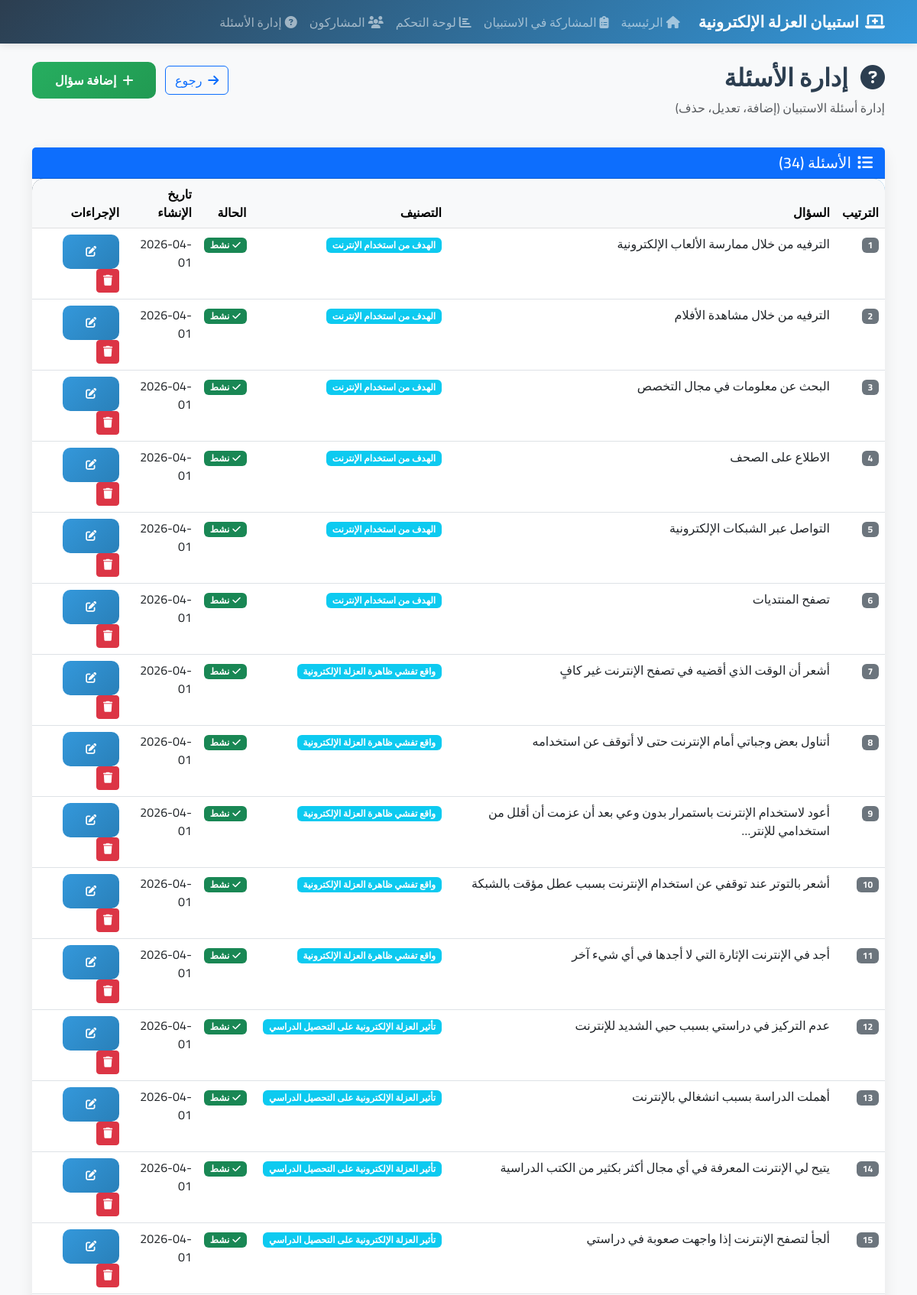
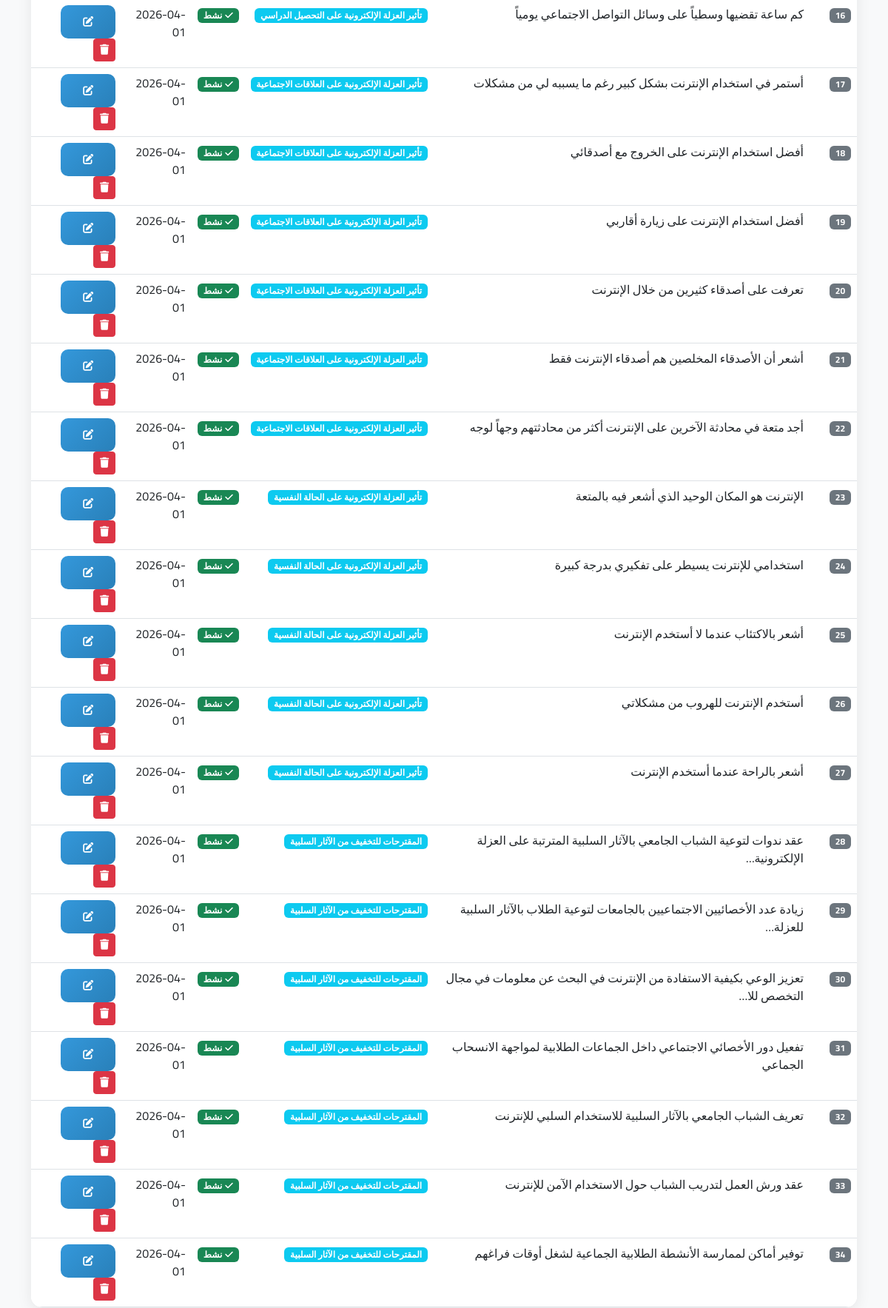
Screenshot of /questions/ (upper part) with the database file from the repository (2 pictures, top to bottom).
### survey/models.py (models this page shows, shortened)
class Question(models.Model):
    CATEGORY_CHOICES = [
        ('internet_usage_goal', 'الهدف من استخدام الإنترنت'),
        ('isolation_reality', 'واقع تفشي ظاهرة العزلة الإلكترونية'),
        ('academic_impact', 'تأثير العزلة الإلكترونية على التحصيل الدراسي'),
        ('social_impact', 'تأثير العزلة الإلكترونية على العلاقات الاجتماعية'),
        ('psychological_impact', 'تأثير العزلة الإلكترونية على الحالة النفسية'),
        ('suggestions', 'المقترحات للتخفيف من الآثار السلبية'),
    ]
    text = models.TextField(verbose_name="نص السؤال")
    category = models.CharField(max_length=25, choices=CATEGORY_CHOICES, verbose_name="التصنيف")
    order = models.PositiveIntegerField(default=0, verbose_name="الترتيب")
    is_active = models.BooleanField(default=True, verbose_name="نشط")
    created_at = models.DateTimeField(auto_now_add=True)
    class Meta:
        verbose_name = "سؤال"
        verbose_name_plural = "الأسئلة"
        ordering = ['order', 'created_at']

### survey/views.py (the view)
# urls.py: path('questions/', views.questions_management, name='questions_management'),
def questions_management(request):
    questions = Question.objects.all().order_by('order')
    return render(request, 'survey/questions_management.html', {'questions': questions})

### survey/templates/survey/questions_management.html (shortened to what this page needs)
{% extends 'survey/base.html' %}
{% block content %}
<div class="row mb-4">
    <div class="col-12">
        <div class="d-flex justify-content-between align-items-center">
            <h2 class="fw-bold" style="color: var(--primary-color);">
                <i class="fas fa-question-circle me-3"></i>إدارة الأسئلة
            </h2>
            <div>
                <a href="{% url 'home' %}" class="btn btn-outline-primary me-2">
                    <i class="fas fa-arrow-right me-2"></i>رجوع
                </a>
                <a href="{% url 'add_question' %}" class="btn btn-success">
                    <i class="fas fa-plus me-2"></i>إضافة سؤال
                </a>
            </div>
        </div>
        <p class="text-muted">إدارة أسئلة الاستبيان (إضافة، تعديل، حذف)</p>
    </div>
</div>
<div class="row">
    <div class="col-12">
        <div class="card">
            <div class="card-header bg-primary text-white">
                <div class="d-flex justify-content-between align-items-center">
                    <h5 class="mb-0">
                        <i class="fas fa-list me-2"></i>الأسئلة ({{ questions|length }})
                    </h5>
                </div>
            </div>
            <div class="card-body p-0">
                <div class="table-responsive">
                    <table class="table table-hover mb-0">
                        <thead class="table-light">
                            <tr>
                                <th>الترتيب</th>
                                <th>السؤال</th>
                                <th>التصنيف</th>
                                <th>الحالة</th>
                                <th>تاريخ الإنشاء</th>
                                <th>الإجراءات</th>
                            </tr>
                        </thead>
                        <tbody>
                            {% for question in questions %}
                                <tr>
                                    <td>
                                        <span class="badge bg-secondary">{{ question.order }}</span>
                                    </td>
                                    <td>{{ question.text|truncatechars:80 }}</td>
                                    <td>
                                        <span class="badge bg-info">{{ question.get_category_display }}</span>
                                    </td>
                                    <td>
                                        {% if question.is_active %}
                                            <span class="badge bg-success">
                                                <i class="fas fa-check me-1"></i>نشط
                                            </span>
                                        {% else %}
                                            <span class="badge bg-secondary">
                                                <i class="fas fa-ban me-1"></i>غير نشط
                                            </span>
                                        {% endif %}
                                    </td>
                                    <td>{{ question.created_at|date:"Y-m-d" }}</td>
                                    <td>
                                        <a href="{% url 'edit_question' question.id %}" class="btn btn-sm btn-primary me-1">
                                            <i class="fas fa-edit"></i>
                                        </a>
                                        <a href="{% url 'delete_question' question.id %}" class="btn btn-sm btn-danger"
                                           onclick="return confirm('هل أنت متأكد من حذف هذا السؤال؟');">
                                            <i class="fas fa-trash"></i>
                                        </a>
                                    </td>
                                </tr>
                            {% endfor %}
                        </tbody>
                    </table>
                </div>
            </div>
        </div>
    </div>
</div>
{% endblock %}

### survey/templates/survey/base.html (style rules this page uses)
:root { --primary-color: #2c3e50; --secondary-color: #3498db; --success-color: #27ae60; --warning-color: #f39c12; --danger-color: #e74c3c; --info-color: #17a2b8; --light-bg: #f8f9fa; }
* { font-family: 'Cairo', sans-serif; }
body { background-color: var(--light-bg); min-height: 100vh; }
.card { border: none; border-radius: 15px; box-shadow: 0 5px 20px rgba(0,0,0,0.08); transition: transform 0.3s ease, box-shadow 0.3s ease; }
.btn-primary { background: linear-gradient(135deg, var(--secondary-color) 0%, #2980b9 100%); border: none; border-radius: 10px; padding: 12px 30px; font-weight: 600; transition: all 0.3s ease; }
.btn-success { background: linear-gradient(135deg, var(--success-color) 0%, #219a52 100%); border: none; border-radius: 10px; padding: 12px 30px; font-weight: 600; }
.table { background: white; border-radius: 15px; overflow: hidden; }
.table thead { background: linear-gradient(135deg, var(--primary-color) 0%, var(--secondary-color) 100%); color: white; }

### rows the page displays
Question: order "1", text "الترفيه من خلال ممارسة الألعاب الإلكترونية", category "الهدف من استخدام الإنترنت", is_active True (drawn), created_at "2026-04-01"
Question: order "2", text "الترفيه من خلال مشاهدة الأفلام", category "الهدف من استخدام الإنترنت", is_active True (drawn), created_at "2026-04-01"
Question: order "3", text "البحث عن معلومات في مجال التخصص", category "الهدف من استخدام الإنترنت", is_active True (drawn), created_at "2026-04-01"
Question: order "4", text "الاطلاع على الصحف", category "الهدف من استخدام الإنترنت", is_active True (drawn), created_at "2026-04-01"
Question: order "5", text "التواصل عبر الشبكات الإلكترونية", category "الهدف من استخدام الإنترنت", is_active True (drawn), created_at "2026-04-01"
Question: order "6", text "تصفح المنتديات", category "الهدف من استخدام الإنترنت", is_active True (drawn), created_at "2026-04-01"
Question: order "7", text "أشعر أن الوقت الذي أقضيه في تصفح الإنترنت غير كافٍ", category "واقع تفشي ظاهرة العزلة الإلكترونية", is_active True (drawn), created_at "2026-04-01"
Question: order "8", text "أتناول بعض وجباتي أمام الإنترنت حتى لا أتوقف عن استخدامه", category "واقع تفشي ظاهرة العزلة الإلكترونية", is_active True (drawn), created_at "2026-04-01"
Question: order "9", text "أعود لاستخدام الإنترنت باستمرار بدون وعي بعد أن عزمت أن أقلل من استخدامي للإنتر…", category "واقع تفشي ظاهرة العزلة الإلكترونية", is_active True (drawn), created_at "2026-04-01"
Question: order "10", text "أشعر بالتوتر عند توقفي عن استخدام الإنترنت بسبب عطل مؤقت بالشبكة", category "واقع تفشي ظاهرة العزلة الإلكترونية", is_active True (drawn), created_at "2026-04-01"
Question: order "11", text "أجد في الإنترنت الإثارة التي لا أجدها في أي شيء آخر", category "واقع تفشي ظاهرة العزلة الإلكترونية", is_active True (drawn), created_at "2026-04-01"
Question: order "12", text "عدم التركيز في دراستي بسبب حبي الشديد للإنترنت", category "تأثير العزلة الإلكترونية على التحصيل الدراسي", is_active True (drawn), created_at "2026-04-01"
Question: order "13", text "أهملت الدراسة بسبب انشغالي بالإنترنت", category "تأثير العزلة الإلكترونية على التحصيل الدراسي", is_active True (drawn), created_at "2026-04-01"
Question: order "14", text "يتيح لي الإنترنت المعرفة في أي مجال أكثر بكثير من الكتب الدراسية", category "تأثير العزلة الإلكترونية على التحصيل الدراسي", is_active True (drawn), created_at "2026-04-01"
Question: order "15", text "ألجأ لتصفح الإنترنت إذا واجهت صعوبة في دراستي", category "تأثير العزلة الإلكترونية على التحصيل الدراسي", is_active True (drawn), created_at "2026-04-01"
Question: order "16", text "كم ساعة تقضيها وسطياً على وسائل التواصل الاجتماعي يومياً", category "تأثير العزلة الإلكترونية على التحصيل الدراسي", is_active True (drawn), created_at "2026-04-01"
Question: order "17", text "أستمر في استخدام الإنترنت بشكل كبير رغم ما يسببه لي من مشكلات", category "تأثير العزلة الإلكترونية على العلاقات الاجتماعية", is_active True (drawn), created_at "2026-04-01"
Question: order "18", text "أفضل استخدام الإنترنت على الخروج مع أصدقائي", category "تأثير العزلة الإلكترونية على العلاقات الاجتماعية", is_active True (drawn), created_at "2026-04-01"
Question: order "19", text "أفضل استخدام الإنترنت على زيارة أقاربي", category "تأثير العزلة الإلكترونية على العلاقات الاجتماعية", is_active True (drawn), created_at "2026-04-01"
Question: order "20", text "تعرفت على أصدقاء كثيرين من خلال الإنترنت", category "تأثير العزلة الإلكترونية على العلاقات الاجتماعية", is_active True (drawn), created_at "2026-04-01"
Question: order "21", text "أشعر أن الأصدقاء المخلصين هم أصدقاء الإنترنت فقط", category "تأثير العزلة الإلكترونية على العلاقات الاجتماعية", is_active True (drawn), created_at "2026-04-01"
Question: order "22", text "أجد متعة في محادثة الآخرين على الإنترنت أكثر من محادثتهم وجهاً لوجه", category "تأثير العزلة الإلكترونية على العلاقات الاجتماعية", is_active True (drawn), created_at "2026-04-01"
Question: order "23", text "الإنترنت هو المكان الوحيد الذي أشعر فيه بالمتعة", category "تأثير العزلة الإلكترونية على الحالة النفسية", is_active True (drawn), created_at "2026-04-01"
Question: order "24", text "استخدامي للإنترنت يسيطر على تفكيري بدرجة كبيرة", category "تأثير العزلة الإلكترونية على الحالة النفسية", is_active True (drawn), created_at "2026-04-01"
Question: order "25", text "أشعر بالاكتئاب عندما لا أستخدم الإنترنت", category "تأثير العزلة الإلكترونية على الحالة النفسية", is_active True (drawn), created_at "2026-04-01"
Question: order "26", text "أستخدم الإنترنت للهروب من مشكلاتي", category "تأثير العزلة الإلكترونية على الحالة النفسية", is_active True (drawn), created_at "2026-04-01"
Question: order "27", text "أشعر بالراحة عندما أستخدم الإنترنت", category "تأثير العزلة الإلكترونية على الحالة النفسية", is_active True (drawn), created_at "2026-04-01"
Question: order "28", text "عقد ندوات لتوعية الشباب الجامعي بالآثار السلبية المترتبة على العزلة الإلكترونية…", category "المقترحات للتخفيف من الآثار السلبية", is_active True (drawn), created_at "2026-04-01"
Question: order "29", text "زيادة عدد الأخصائيين الاجتماعيين بالجامعات لتوعية الطلاب بالآثار السلبية للعزلة…", category "المقترحات للتخفيف من الآثار السلبية", is_active True (drawn), created_at "2026-04-01"
Question: order "30", text "تعزيز الوعي بكيفية الاستفادة من الإنترنت في البحث عن معلومات في مجال التخصص للا…", category "المقترحات للتخفيف من الآثار السلبية", is_active True (drawn), created_at "2026-04-01"
Question: order "31", text "تفعيل دور الأخصائي الاجتماعي داخل الجماعات الطلابية لمواجهة الانسحاب الجماعي", category "المقترحات للتخفيف من الآثار السلبية", is_active True (drawn), created_at "2026-04-01"
Question: order "32", text "تعريف الشباب الجامعي بالآثار السلبية للاستخدام السلبي للإنترنت", category "المقترحات للتخفيف من الآثار السلبية", is_active True (drawn), created_at "2026-04-01"
Question: order "33", text "عقد ورش العمل لتدريب الشباب حول الاستخدام الآمن للإنترنت", category "المقترحات للتخفيف من الآثار السلبية", is_active True (drawn), created_at "2026-04-01"
Question: order "34", text "توفير أماكن لممارسة الأنشطة الطلابية الجماعية لشغل أوقات فراغهم", category "المقترحات للتخفيف من الآثار السلبية", is_active True (drawn), created_at "2026-04-01"

### other values shown
{{ questions|length }} "34"
